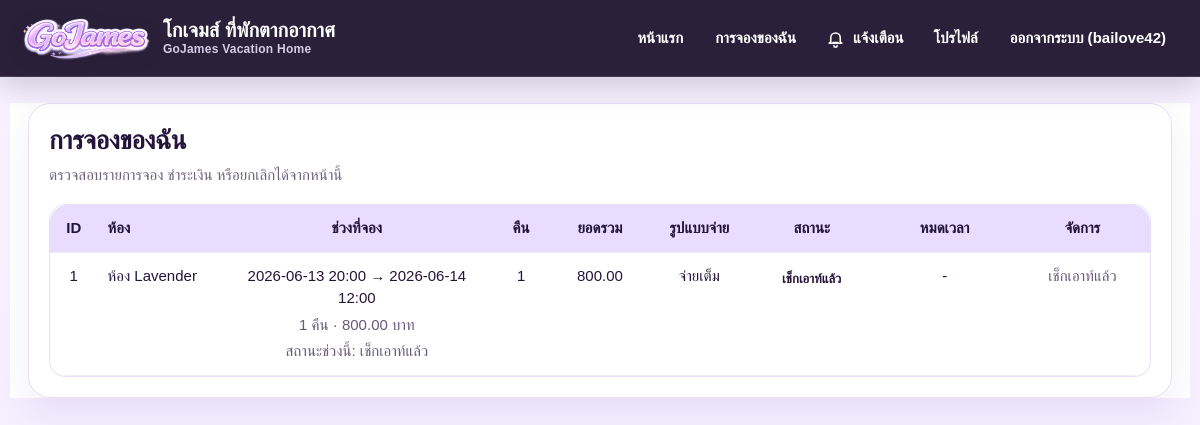
/my-bookings (signed in), run on the app's committed database.
### tables this page shows
CREATE TABLE bookings(
        id INTEGER PRIMARY KEY AUTOINCREMENT,
        username TEXT NOT NULL,
        room_id INTEGER NOT NULL,
        room_name TEXT NOT NULL,
        checkin TEXT NOT NULL,
        checkout TEXT NOT NULL,
        checkin_time TEXT NOT NULL,
        checkout_time TEXT NOT NULL,
        nights INTEGER NOT NULL,
        total REAL NOT NULL,
        paytype TEXT NOT NULL,
        paid REAL NOT NULL,
        status TEXT NOT NULL DEFAULT 'waiting_approval',
        created_at TEXT,
        approved_at TEXT,
        payment_deadline TEXT,
        slip_filename TEXT,
        batch_id TEXT,
        cancel_requested_from TEXT,
        cancel_requested_at TEXT,
        refund_completed_at TEXT,
        remaining_due REAL,
        checkin_reminder_sent_at TEXT,
        remaining_payment_method TEXT DEFAULT 'qr',
        checked_in_at TEXT,
        payment_method TEXT,
        receipt_no TEXT,
        receipt_issued_at TEXT,
        checked_out_at TEXT,
        counter_payment_method TEXT,
        note TEXT
    , refund_method TEXT, refund_bank TEXT, refund_account TEXT, refund_amount REAL DEFAULT 0, refund_note TEXT, cancelled_by TEXT);

### app.py (the view)
@app.route("/my-bookings")
def my_bookings():
    auto_cancel_expired_bookings()
    if "user" not in session:
        flash("กรุณาเข้าสู่ระบบก่อน")
        return redirect("/login")
    conn = get_db()
    cur = conn.cursor()
    cur.execute("SELECT COALESCE(MAX(id), 0) AS max_id FROM notifications WHERE username = ?", (session["user"],))
    latest_notification = cur.fetchone()
    latest_notification_id = latest_notification["max_id"] if latest_notification else 0
    cur.execute("""
        UPDATE users
        SET last_seen_user_bookings = ?, last_seen_user_notification_id = ?
        WHERE username = ?
    """, (db_now_str(), latest_notification_id, session["user"]))
    cur.execute("SELECT * FROM bookings WHERE username = ? ORDER BY id DESC", (session["user"],))
    bookings = cur.fetchall()
    grouped_bookings = build_booking_groups(bookings)
    conn.commit()
    conn.close()
    return render_template("my_bookings.html", bookings=grouped_bookings)

### app.py (called while the page is built, shortened)
def get_db():
    conn = sqlite3.connect(DB_PATH)
    conn.row_factory = sqlite3.Row
    return conn

def get_now():
    return datetime.now()

def db_now_str():
    return get_now().strftime("%Y-%m-%d %H:%M:%S.%f")

@app.before_request
def run_auto_cancel_before_each_request():
    auto_cancel_expired_bookings()
    remind_before_checkin()

def remind_before_checkin():
    conn = get_db()
    cur = conn.cursor()
    now_dt = get_now()
    upcoming_limit = now_dt + timedelta(days=1)
    cur.execute("""
        SELECT * FROM bookings
        WHERE status IN ('deposit_paid', 'remaining_counter_pending')
          AND checkin_reminder_sent_at IS NULL
    """)
    rows = cur.fetchall()
    changed_ids = []
    for booking_id in changed_ids:
        cur.execute("""
            UPDATE bookings
            SET checkin_reminder_sent_at = ?
            WHERE id = ?
        """, (now_dt.strftime("%Y-%m-%d %H:%M:%S"), booking_id))
    conn.commit()
    conn.close()

def auto_cancel_expired_bookings():
    conn = get_db()
    cur = conn.cursor()
    now_str = get_now().strftime("%Y-%m-%d %H:%M:%S")
    cur.execute("""
        SELECT * FROM bookings
        WHERE status = 'approved'
          AND payment_deadline IS NOT NULL
          AND payment_deadline < ?
    """, (now_str,))
    expired_bookings = cur.fetchall()
    if not expired_bookings:
        conn.close()
        return

def choose_group_status(rows):
    statuses = [row["status"] for row in rows if row["status"]]
    if not statuses:
        return ""
    if len(set(statuses)) == 1:
        return statuses[0]

### templates/my_bookings.html (shortened to what this page needs)
{% extends "base.html" %}
{% block content %}
<div class="my-bookings-page">
<h2>การจองของฉัน</h2>
<p class="my-bookings-subtitle">ตรวจสอบรายการจอง ชำระเงิน หรือยกเลิกได้จากหน้านี้</p>
{% macro segment_status_text(segment) -%}
    {% if segment["status"] == "waiting_approval" %}รอชำระเงิน
    {% elif segment["status"] == "approved" %}รอชำระเงิน
    {% elif segment["status"] == "waiting_slip_approval" %}รอตรวจสอบการชำระเงิน
    {% elif segment["status"] == "deposit_paid" %}ชำระมัดจำแล้ว
    {% elif segment["status"] == "waiting_remaining_slip_approval" %}รอตรวจสอบการชำระเงินส่วนที่เหลือ
    {% elif segment["status"] == "remaining_counter_pending" %}รอชำระยอดคงเหลือที่เคาน์เตอร์
    {% elif segment["status"] == "counter_pending" %}รอชำระที่เคาน์เตอร์
    {% elif segment["status"] == "fully_paid" %}ชำระครบแล้ว
    {% elif segment["status"] == "checked_in" %}เข้าพักอยู่
    {% elif segment["status"] == "checked_out" %}เช็กเอาท์แล้ว
    {% elif segment["status"] == "no_show" %}ลูกค้าไม่มา
    {% elif segment["status"] == "cancel_requested" %}ส่งคำขอยกเลิกแล้ว
    {% elif segment["status"] == "refund_pending" %}รอคืนเงิน
    {% elif segment["status"] == "refunded" %}คืนเงินแล้ว
    {% elif segment["status"] == "cancelled" %}ยกเลิกแล้ว
    {% elif segment["status"] == "rejected" %}ถูกปฏิเสธ
    {% else %}{{ segment["status"] }}{% endif %}
{%- endmacro %}
{% macro booking_status_badge(status) -%}
    {% if status == "waiting_approval" %}<span class="status waiting_approval">รอชำระเงิน</span>
    {% elif status == "approved" %}<span class="status approved">รอชำระเงิน</span>
    {% elif status == "waiting_slip_approval" %}<span class="status waiting_slip_approval">รอตรวจสอบการชำระเงิน</span>
    {% elif status == "deposit_paid" %}<span class="status deposit_paid">ชำระมัดจำแล้ว</span>
    {% elif status == "waiting_remaining_slip_approval" %}<span class="status waiting_slip_approval">รอตรวจสอบการชำระเงินส่วนที่เหลือ</span>
    {% elif status == "remaining_counter_pending" %}<span class="status approved">รอชำระยอดคงเหลือที่เคาน์เตอร์</span>
    {% elif status == "counter_pending" %}<span class="status approved">รอชำระที่เคาน์เตอร์</span>
    {% elif status == "fully_paid" %}<span class="status fully_paid">ชำระเงินเรียบร้อย</span>
    {% elif status == "checked_in" %}<span class="status checked_in">เข้าพักอยู่</span>
    {% elif status == "checked_out" %}<span class="status checked_out">เช็กเอาท์แล้ว</span>
    {% elif status == "no_show" %}<span class="status no_show">ลูกค้าไม่มา</span>
    {% elif status == "cancel_requested" %}<span class="status waiting_slip_approval">ส่งคำขอยกเลิกแล้ว</span>
    {% elif status == "refund_pending" %}<span class="status approved">ยกเลิกแล้ว</span>
    {% elif status == "refunded" %}<span class="status deposit_paid">คืนเงินแล้ว</span>
    {% elif status == "rejected" %}<span class="status rejected">ถูกปฏิเสธ</span>
    {% elif status == "cancelled" %}<span class="status cancelled">ยกเลิกแล้ว</span>
    {% else %}<span class="status">{{ status }}</span>{% endif %}
{%- endmacro %}
{% macro booking_actions(b) -%}
    {% if b["status"] == "approved" %}
        <a class="btn" href="/payment/{{ b['action_id'] }}">ชำระเงิน</a>
        {% if b["is_grouped"] %}
            <span class="muted" style="display:block;margin-top:6px;">ยกเลิกแยกแต่ละช่วงในส่วนช่วงที่จอง</span>
        {% else %}
            <a class="btn btn-danger" href="/cancel/{{ b['action_id'] }}" onclick="return confirm('ต้องการยกเลิกการจองนี้ใช่หรือไม่?')">ยกเลิก</a>
        {% endif %}
    {% elif b["status"] == "waiting_approval" %}
        {% if b["is_grouped"] %}
            <span class="muted">ยกเลิกแยกแต่ละช่วงในส่วนช่วงที่จอง</span>
        {% else %}
            <a class="btn btn-danger" href="/cancel/{{ b['action_id'] }}" onclick="return confirm('ต้องการยกเลิกการจองนี้ใช่หรือไม่?')">ยกเลิก</a>
        {% endif %}
    {% elif b["status"] == "waiting_slip_approval" %}
        {% if b["is_grouped"] %}
            <span class="muted">ยกเลิกแยกแต่ละช่วงในส่วนช่วงที่จอง</span>
        {% else %}
            <a class="btn btn-danger" href="/cancel/{{ b['action_id'] }}" onclick="return confirm('ต้องการยกเลิกการจองนี้ใช่หรือไม่?')">ยกเลิก</a>
        {% endif %}
    {% elif b["status"] == "counter_pending" %}
        <span class="muted">ชำระที่หน้าเคาน์เตอร์</span>
    {% elif b["status"] == "checked_in" %}
        <span class="muted">หากต้องการเช็กเอาท์ กรุณาติดต่อหน้าเคาน์เตอร์</span>
    {% elif b["status"] == "checked_out" %}
        <span class="muted">เช็กเอาท์แล้ว</span>
    {% elif b["status"] == "cancel_requested" %}
        <span class="muted">ส่งคำขอยกเลิกแล้ว</span>
    {% elif b["status"] == "refund_pending" %}
        <span class="muted">รอคืนเงินภายใน 2-4 วัน</span>
    {% elif b["status"] == "refunded" %}
        <span class="muted">คืนเงินแล้ว</span>
    {% else %}
        <span class="muted">-</span>
    {% endif %}
{%- endmacro %}
{% if bookings %}
<div class="desktop-bookings-view table-wrap">
<table class="bookings-table">
    <thead>
    <tr>
        <th>ID</th>
        <th>ห้อง</th>
        <th>ช่วงที่จอง</th>
        <th>คืน</th>
        <th>ยอดรวม</th>
        <th>รูปแบบจ่าย</th>
        <th>สถานะ</th>
        <th>หมดเวลา</th>
        <th>จัดการ</th>
    </tr>
    </thead>
    <tbody>
    {% for b in bookings %}
    <tr>
        <td>{{ b["display_id"] }}</td>
        <td>
            {{ b["room_name"] }}
        </td>
        <td>
            {% for segment in b["segments"] %}
                <div{% if not loop.first %} style="margin-top:10px;padding-top:10px;border-top:1px dashed #ddd;"{% endif %}>
                    <div>{{ segment["range_text"] }}</div>
                    <div class="muted" style="margin-top:4px;">{{ segment["nights"] }} คืน · {{ "%.2f"|format(segment["total"]) }} บาท</div>
                    <div class="muted" style="margin-top:4px;">สถานะช่วงนี้: {{ segment_status_text(segment) }}</div>
                </div>
            {% endfor %}
        </td>
        <td>{{ b["nights"]|int }}</td>
        <td>{{ "%.2f"|format(b["total"]) }}</td>
        <td>{% if b["paytype"] == "deposit" %}มัดจำ 25%{% else %}จ่ายเต็ม{% endif %}</td>
        <td>{{ booking_status_badge(b["status"]) }}</td>
        <td>{{ b["payment_deadline"] if b["payment_deadline"] else "-" }}</td>
        <td>{{ booking_actions(b) }}</td>
    </tr>
    {% endfor %}
    </tbody>
</table>
</div>
{% else %}
<div class="card">ยังไม่มีรายการจอง</div>
{% endif %}
{% endblock %}

### templates/my_bookings.html (style rules this page uses)
.my-bookings-page { width:min(100%, 1180px); margin:0 auto 40px; background:#fff; border:1px solid #eadff7; border-radius:22px; padding:20px; box-shadow:0 14px 34px rgba(68,38,109,.08); }
.my-bookings-page h2 { margin:0 0 6px; font-size:28px; color:#24143a; }
.my-bookings-subtitle { margin:0 0 18px; color:#6d627f; line-height:1.5; }
.my-bookings-page .desktop-bookings-view.table-wrap { overflow-x:visible; border:1px solid #eadff7; border-radius:18px; background:#fff; }
.my-bookings-page .bookings-table { width:100%; table-layout:fixed; border-collapse:separate; border-spacing:0; overflow:hidden; border-radius:18px; }
.my-bookings-page .bookings-table th, .my-bookings-page .bookings-table td { white-space:normal !important; word-break:break-word; overflow-wrap:anywhere; padding:12px 10px; font-size:14px; line-height:1.45; vertical-align:top; }
.my-bookings-page .bookings-table th { background:#e9ddff; color:#24143a; font-weight:800; }
.my-bookings-page .bookings-table th:nth-child(1), .my-bookings-page .bookings-table td:nth-child(1) { width:44px; }
.my-bookings-page .bookings-table th:nth-child(2), .my-bookings-page .bookings-table td:nth-child(2) { width:115px;text-align:left; }
.my-bookings-page .bookings-table th:nth-child(3), .my-bookings-page .bookings-table td:nth-child(3) { width:250px; }
.my-bookings-page .bookings-table th:nth-child(4), .my-bookings-page .bookings-table td:nth-child(4) { width:54px; }
.my-bookings-page .bookings-table th:nth-child(5), .my-bookings-page .bookings-table td:nth-child(5) { width:92px; }
.my-bookings-page .bookings-table th:nth-child(6), .my-bookings-page .bookings-table td:nth-child(6) { width:92px; }
.my-bookings-page .bookings-table th:nth-child(7), .my-bookings-page .bookings-table td:nth-child(7) { width:116px; }
.my-bookings-page .bookings-table th:nth-child(8), .my-bookings-page .bookings-table td:nth-child(8) { width:130px; }
.my-bookings-page .bookings-table th:nth-child(9), .my-bookings-page .bookings-table td:nth-child(9) { width:125px; }
.my-bookings-page .status { white-space:normal; line-height:1.25; }

### data on the page
bookings: display_id "1", room_name "ห้อง Lavender", range_text "2026-06-13 20:00 → 2026-06-14 12:00", nights "1", total "800.00", status "เช็กเอาท์แล้ว", paytype "จ่ายเต็ม", b "-"

### other printed values
{{ session.get('user') }} "bailove42"
